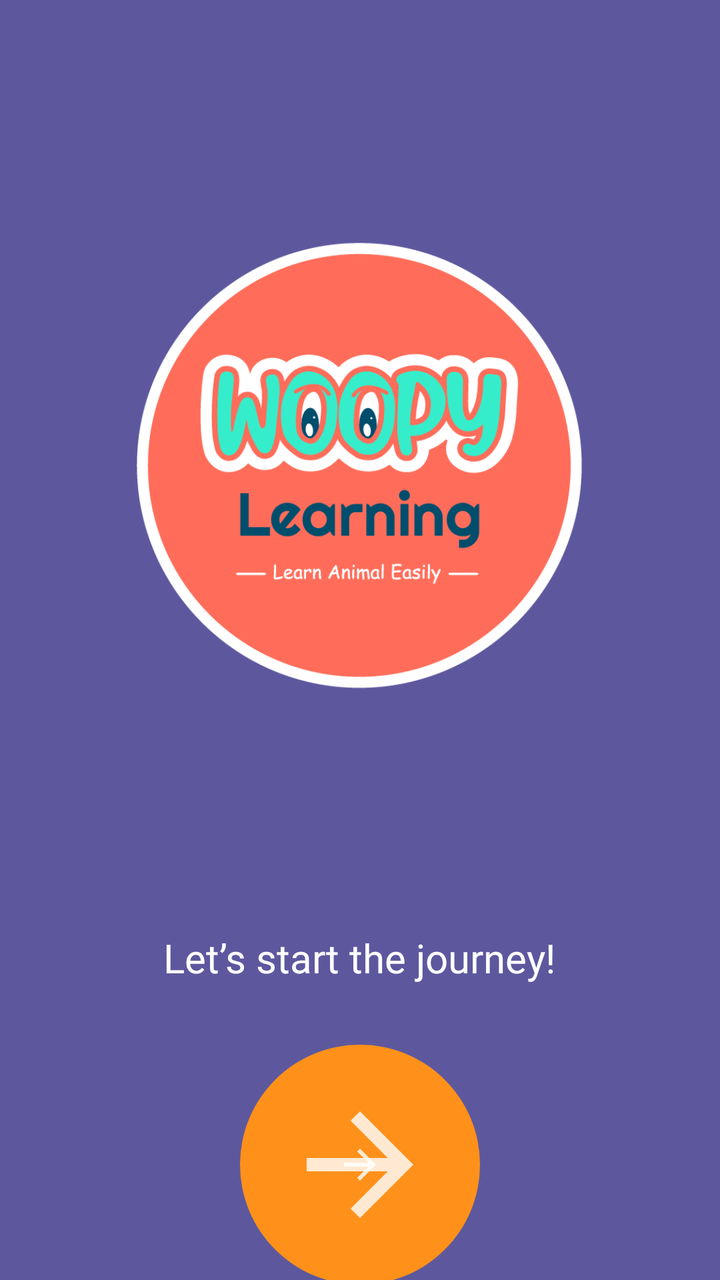
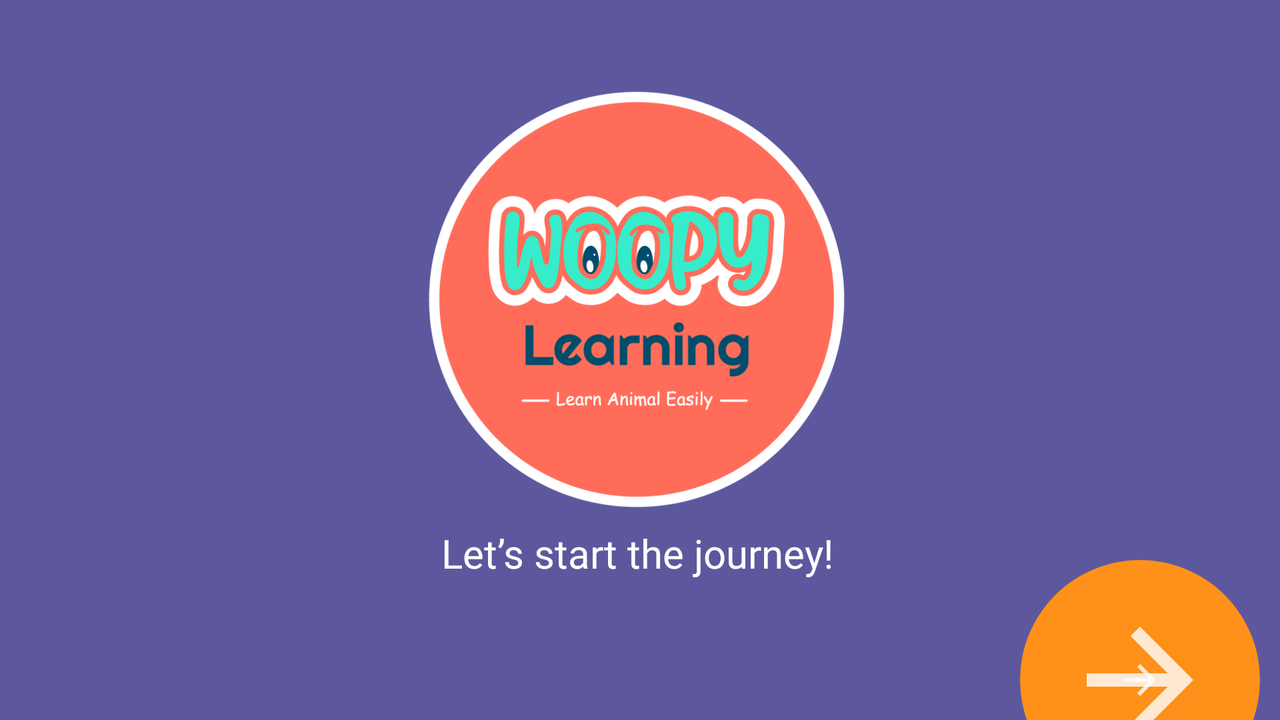

Compare how this app lays out the same screen by default and in its alternative resource folder. The renders come first, then the two layout files and the values they reference.
<!-- AndroidManifest.xml: activity theme Theme.Final_assignment.NoActionBar -->
<!-- res/layout/activity_welcome.xml -->
<?xml version="1.0" encoding="utf-8"?>
<androidx.constraintlayout.widget.ConstraintLayout xmlns:android="http://schemas.android.com/apk/res/android"
    xmlns:app="http://schemas.android.com/apk/res-auto"
    xmlns:tools="http://schemas.android.com/tools"
    android:layout_width="match_parent"
    android:layout_height="match_parent"
    android:background="@color/bg_purple"
    app:layout_behavior="@string/appbar_scrolling_view_behavior">

    <ImageView
        android:id="@+id/img_logo_woopy"
        android:layout_width="300dp"
        android:layout_height="345dp"
        android:contentDescription="@string/dec_for_woopy_logo"
        app:layout_constraintBottom_toBottomOf="parent"
        app:layout_constraintEnd_toEndOf="parent"
        app:layout_constraintHorizontal_bias="0.495"
        app:layout_constraintStart_toStartOf="parent"
        app:layout_constraintTop_toTopOf="parent"
        app:layout_constraintVertical_bias="0.204"
        app:srcCompat="@drawable/logo_woopy" />

    <TextView
        android:id="@+id/title_welcome_page"
        android:layout_width="wrap_content"
        android:layout_height="wrap_content"
        android:layout_marginTop="60dp"
        android:fontFamily="@font/comicbd"
        android:text="@string/title_for_welcome_page"
        android:textColor="@color/white"
        android:textSize="20sp"
        app:layout_constraintEnd_toEndOf="parent"
        app:layout_constraintHorizontal_bias="0.497"
        app:layout_constraintStart_toStartOf="parent"
        app:layout_constraintTop_toBottomOf="@+id/img_logo_woopy" />

    <FrameLayout
        android:id="@+id/framelayout_btn_icon_next"
        android:layout_width="wrap_content"
        android:layout_height="wrap_content"
        android:layout_marginTop="30dp"
        android:background="@drawable/button_bg_round"
        android:clickable="true"
        android:padding="4dp"
        app:layout_constraintEnd_toEndOf="parent"
        app:layout_constraintStart_toStartOf="parent"
        app:layout_constraintTop_toBottomOf="@+id/title_welcome_page">

        <ImageView
            android:id="@+id/image_arrow_next"
            android:layout_width="wrap_content"
            android:layout_height="wrap_content"
            android:layout_gravity="center"
            android:contentDescription="@string/dex_img_icon_next"
            android:src="@drawable/ic_arrow_next" />
    </FrameLayout>

</androidx.constraintlayout.widget.ConstraintLayout>
<!-- resources referenced by this layout -->
<resources>
  <color name="bg_purple">#5D589E</color>
  <color name="white">#FFFFFFFF</color>
  <!-- drawable button_bg_round (drawable) -->
  <?xml version="1.0" encoding="utf-8"?>
  <layer-list xmlns:android="http://schemas.android.com/apk/res/android">
      <item>
          <shape android:shape="oval">
              <solid android:color="@color/btn_orange" />
              <size
                  android:width="120dp"
                  android:height="120dp" />
          </shape>
      </item>
      <item
          android:drawable="@drawable/ic_arrow_next"
          android:bottom="20dp"
          android:left="20dp"
          android:right="20dp"
          android:top="20dp" />
  </layer-list>
  <!-- drawable ic_arrow_next (drawable-anydpi) -->
  <vector xmlns:android="http://schemas.android.com/apk/res/android"
      android:width="24dp"
      android:height="24dp"
      android:viewportWidth="24"
      android:viewportHeight="24"
      android:tint="#FFFFFF"
      android:alpha="0.8">
      <path
          android:fillColor="@android:color/white"
          android:pathData="M12,4l-1.41,1.41L16.17,11H4v2h12.17l-5.58,5.59L12,20l8,-8z" />
  </vector>
  <!-- drawable logo_woopy: png bitmap (drawable, 44518 bytes) -->
  <string name="dec_for_woopy_logo">This is the image of the Woopy logo</string>
  <string name="dex_img_icon_next">This is the image for icon arrow next</string>
  <string name="title_for_welcome_page">Let’s start the journey!</string>
  <style name="Theme.Final_assignment.NoActionBar">
          <item name="windowActionBar">false</item>
          <item name="windowNoTitle">true</item>
      </style>
  <color name="btn_orange">#FF911A</color>
</resources>
<!-- res/layout-land/activity_welcome.xml (the repository's variant of the layout above) -->
<!-- drawn on the phone turned sideways -->
<?xml version="1.0" encoding="utf-8"?>
<androidx.constraintlayout.widget.ConstraintLayout xmlns:android="http://schemas.android.com/apk/res/android"
    xmlns:app="http://schemas.android.com/apk/res-auto"
    xmlns:tools="http://schemas.android.com/tools"
    android:layout_width="match_parent"
    android:layout_height="match_parent"
    android:background="@color/bg_purple"
    app:layout_behavior="@string/appbar_scrolling_view_behavior">

    <ImageView
        android:id="@+id/img_logo_woopy"
        android:layout_width="280dp"
        android:layout_height="325dp"
        android:layout_marginBottom="100dp"
        android:contentDescription="@string/dec_for_woopy_logo"
        app:layout_constraintBottom_toBottomOf="parent"
        app:layout_constraintEnd_toEndOf="parent"
        app:layout_constraintHorizontal_bias="0.495"
        app:layout_constraintStart_toStartOf="parent"
        app:layout_constraintTop_toTopOf="parent"
        app:layout_constraintVertical_bias="0.204"
        app:srcCompat="@drawable/logo_woopy" />

    <TextView
        android:id="@+id/title_welcome_page"
        android:layout_width="wrap_content"
        android:layout_height="wrap_content"
        android:layout_marginBottom="70dp"
        android:fontFamily="@font/comicbd"
        android:text="@string/title_for_welcome_page"
        android:textColor="@color/white"
        android:textSize="20sp"
        app:layout_constraintBottom_toBottomOf="parent"
        app:layout_constraintEnd_toEndOf="parent"
        app:layout_constraintHorizontal_bias="0.497"
        app:layout_constraintStart_toStartOf="parent" />

    <FrameLayout
        android:id="@+id/framelayout_btn_icon_next"
        android:layout_width="wrap_content"
        android:layout_height="wrap_content"
        android:layout_marginStart="500dp"
        android:layout_marginTop="280dp"
        android:background="@drawable/button_bg_round"
        android:clickable="true"
        android:padding="4dp"
        app:layout_constraintEnd_toEndOf="parent"
        app:layout_constraintStart_toStartOf="parent"
        app:layout_constraintTop_toTopOf="parent">

        <ImageView
            android:id="@+id/image_arrow_next"
            android:layout_width="wrap_content"
            android:layout_height="wrap_content"
            android:layout_gravity="center"
            android:contentDescription="@string/dex_img_icon_next"
            android:src="@drawable/ic_arrow_next" />
    </FrameLayout>

</androidx.constraintlayout.widget.ConstraintLayout>
